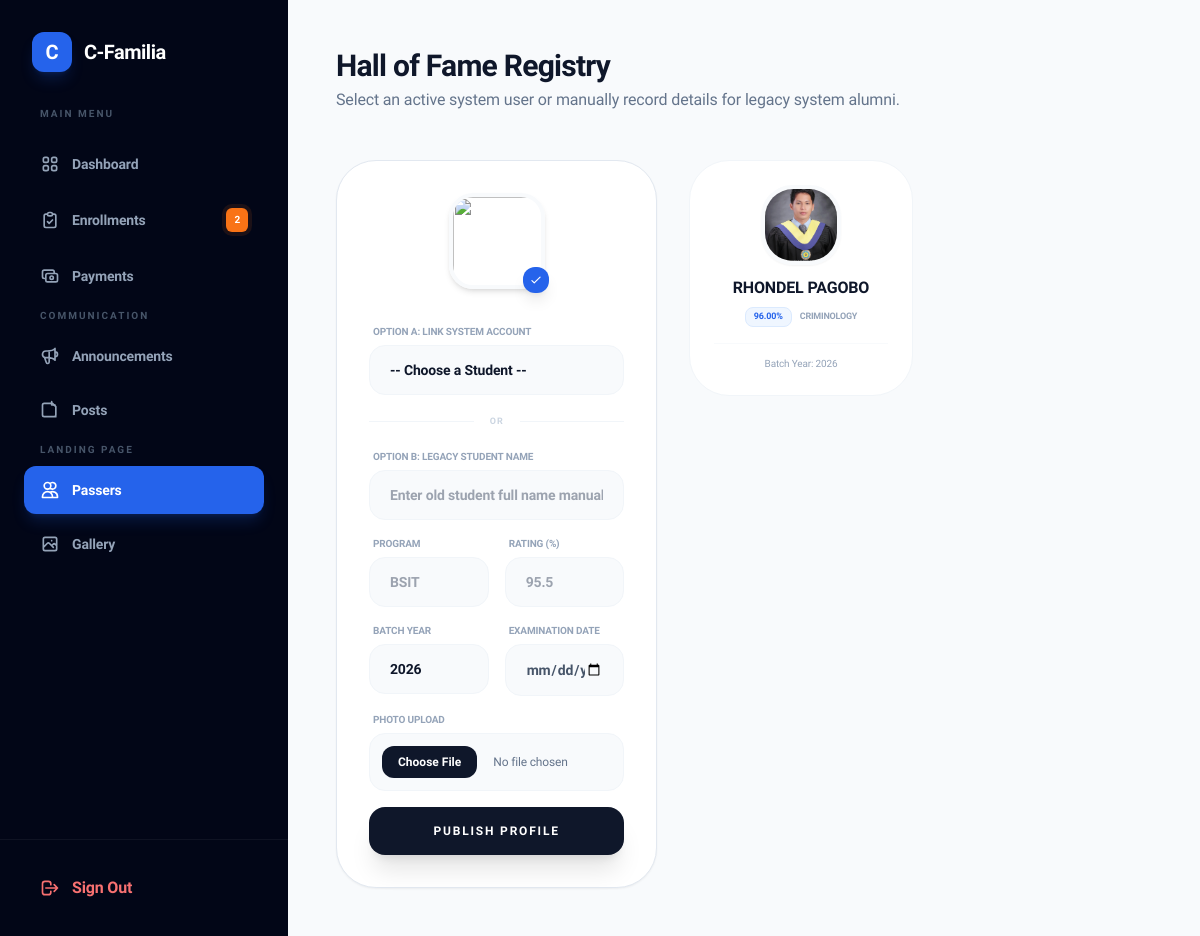
The page /admin_passers.php (signed in) on the database its author committed.
### tables this page shows
CREATE TABLE `passers` (
  `id` int(11) NOT NULL,
  `name` varchar(255) NOT NULL,
  `program` varchar(100) NOT NULL,
  `batch` varchar(50) NOT NULL,
  `rating` decimal(4,2) DEFAULT NULL,
  `photo` varchar(255) DEFAULT 'default_user.jpg',
  `created_at` datetime DEFAULT current_timestamp()
);

### admin_passers.php (the view, shortened to what this page needs)
<?php
include 'db.php';
?>
<!DOCTYPE html>
<html lang="en">
<head>
    <script src="https://cdn.tailwindcss.com"></script>
</head>
<body class="bg-[#f8fafc] text-slate-900 antialiased">
    <div class="flex min-h-screen relative">
        <?php include 'aside.php';?>
        <main class="flex-1 p-4 md:p-8 lg:p-12">
            <div class="max-w-6xl mx-auto">
                <header class="mb-8 md:mb-12 flex items-center justify-between">
                    <div>
                        <h2 class="text-3xl font-[800] text-slate-900 tracking-tight">Hall of Fame Registry</h2>
                        <p class="text-slate-500 mt-1">Select an active system user or manually record details for legacy system alumni.</p>
                    </div>
                </header>
                <div class="grid grid-cols-1 lg:grid-cols-12 gap-8">
                    <div class="lg:col-span-5">
                        <div class="bg-white p-6 md:p-8 rounded-[2.5rem] shadow-sm border border-slate-200 sticky top-12">
                            <div class="mb-6 text-center">
                                <div class="relative inline-block">
                                    <img id="previewPhoto" src="uploads/passers/default_user.jpg" class="w-24 h-24 rounded-3xl object-cover border-4 border-slate-50 shadow-md transition-all duration-300">
                                    <div class="absolute -bottom-1 -right-1 bg-blue-600 text-white p-1.5 rounded-xl shadow-lg">
                                        <svg class="w-3.5 h-3.5" fill="none" stroke="currentColor" viewBox="0 0 24 24"><path stroke-linecap="round" stroke-linejoin="round" stroke-width="2" d="M5 13l4 4L19 7"/></svg>
                                    </div>
                                </div>
                            </div>
                            <form action="" method="POST" enctype="multipart/form-data" class="space-y-4">
                                <div>
                                    <label class="text-[10px] font-black uppercase text-slate-400 mb-1.5 block px-1">Option A: Link System Account</label>
                                    <select id="studentSelector" class="w-full px-5 py-3.5 bg-slate-50 border border-slate-100 rounded-2xl focus:ring-4 focus:ring-blue-500/5 focus:border-blue-500 outline-none transition text-sm font-semibold appearance-none">
                                        <option value="" data-photo="default_user.jpg">-- Choose a Student --</option>
                                    </select>
                                </div>
                                <div class="relative flex py-1 items-center">
                                    <div class="flex-grow border-t border-slate-100"></div>
                                    <span class="flex-shrink mx-4 text-[9px] font-black uppercase text-slate-300 tracking-widest">OR</span>
                                    <div class="flex-grow border-t border-slate-100"></div>
                                </div>
                                <div>
                                    <label class="text-[10px] font-black uppercase text-slate-400 mb-1.5 block px-1">Option B: Legacy Student Name</label>
                                    <input type="text" name="custom_name" id="customName" placeholder="Enter old student full name manually" class="w-full px-5 py-3.5 bg-slate-50 border border-slate-100 rounded-2xl focus:ring-4 focus:ring-blue-500/5 focus:border-blue-500 outline-none transition text-sm font-semibold">
                                </div>
                                <div class="grid grid-cols-2 gap-4">
                                    <div>
                                        <label class="text-[10px] font-black uppercase text-slate-400 mb-1.5 block px-1">Program</label>
                                        <input type="text" name="program" placeholder="BSIT" required class="w-full px-5 py-3.5 bg-slate-50 border border-slate-100 rounded-2xl focus:ring-4 focus:ring-blue-500/5 focus:border-blue-500 outline-none transition text-sm font-semibold">
                                    </div>
                                    <div>
                                        <label class="text-[10px] font-black uppercase text-slate-400 mb-1.5 block px-1">Rating (%)</label>
                                        <input type="number" step="0.01" name="rating" placeholder="95.5" required class="w-full px-5 py-3.5 bg-slate-50 border border-slate-100 rounded-2xl focus:ring-4 focus:ring-blue-500/5 focus:border-blue-500 outline-none transition text-sm font-semibold">
                                    </div>
                                </div>
                                <div class="grid grid-cols-2 gap-4">
                                    <div>
                                        <label class="text-[10px] font-black uppercase text-slate-400 mb-1.5 block px-1">Batch Year</label>
                                        <input type="text" name="batch" value="<?= date('Y') ?>" required class="w-full px-5 py-3.5 bg-slate-50 border border-slate-100 rounded-2xl focus:ring-4 focus:ring-blue-500/5 focus:border-blue-500 outline-none transition text-sm font-semibold">
                                    </div>
                                    <div>
                                        <label class="text-[10px] font-black uppercase text-slate-400 mb-1.5 block px-1">Examination Date</label>
                                        <input type="date" name="exam_date" required class="w-full px-5 py-3.5 bg-slate-50 border border-slate-100 rounded-2xl focus:ring-4 focus:ring-blue-500/5 focus:border-blue-500 outline-none transition text-sm font-semibold text-slate-600">
                                    </div>
                                </div>
                                <div>
                                    <label class="text-[10px] font-black uppercase text-slate-400 mb-1.5 block px-1">Photo Upload</label>
                                    <div class="bg-slate-50 border border-slate-100 p-3 rounded-2xl">
                                        <input type="file" name="photo" id="filePhotoInput" class="text-xs text-slate-500 file:mr-4 file:py-2 file:px-4 file:rounded-xl file:border-0 file:text-xs file:font-bold file:bg-slate-900 file:text-white hover:file:bg-blue-600 transition-colors cursor-pointer w-full">
                                    </div>
                                </div>
                                <button type="submit" name="add_passer" class="w-full bg-slate-900 text-white py-4 rounded-2xl font-black uppercase text-xs tracking-[0.15em] shadow-xl hover:bg-blue-600 transition-all mt-2">Publish Profile</button>
                            </form>
                        </div>
                    </div>
                    <div class="lg:col-span-7">
                        <div class="grid grid-cols-1 sm:grid-cols-2 gap-4">
                            <?php
                            $res = mysqli_query($conn, "SELECT * FROM passers ORDER BY id DESC");
                            while($p = mysqli_fetch_assoc($res)):
                                if (file_exists("uploads/passers/" . $p['photo'])) {
                                    $computedPath = "uploads/passers/" . $p['photo'];
                                } elseif (!empty($p['photo']) && file_exists("uploads/profiles/" . $p['photo'])) {
                                    $computedPath = "uploads/profiles/" . $p['photo'];
                                } else {
                                    $computedPath = "uploads/passers/default_user.jpg";
                                }
                            ?>
                            <div class="bg-white p-6 rounded-[2.5rem] border border-slate-100 text-center group hover:border-blue-200 hover:shadow-md transition-all relative flex flex-col justify-between items-center">
                                <div class="w-full">
                                    <img src="<?= $computedPath ?>" class="w-20 h-20 rounded-[2rem] mx-auto object-cover border-4 border-slate-50 mb-3 shadow-sm">
                                    <h5 class="font-bold text-slate-900 leading-snug px-2"><?= htmlspecialchars($p['name']) ?></h5>
                                    <div class="flex items-center justify-center gap-2 mt-2 flex-wrap">
                                        <span class="text-[9px] font-black bg-blue-50 text-blue-600 px-2 py-0.5 rounded-lg border border-blue-100"><?= $p['rating'] ?>%</span>
                                        <span class="text-[9px] font-bold text-slate-400 uppercase tracking-tight"><?= htmlspecialchars($p['program']) ?></span>
                                    </div>
                                </div>
                                <?php if(!empty($p['exam_date']) && $p['exam_date'] !== '0000-00-00'): ?>
                                    <div class="w-full mt-4 pt-3 border-t border-slate-50 text-[10px] text-slate-400 font-medium">
                                        Exam: <?= date('M Y', strtotime($p['exam_date'])) ?> • Batch <?= htmlspecialchars($p['batch']) ?>
                                    </div>
                                <?php deduction: else: ?>
                                    <div class="w-full mt-4 pt-3 border-t border-slate-50 text-[10px] text-slate-400 font-medium">
                                        Batch Year: <?= htmlspecialchars($p['batch']) ?>
                                    </div>
                                <?php endif; ?>
                            </div>
                            <?php endwhile; ?>
                        </div>
                    </div>
                </div>
            </div>
        </main>
    </div>
</body>
</html>

### admin_passers.php (style rules this page uses)
body { font-family: 'Plus Jakarta Sans', sans-serif; letter-spacing: -0.01em; }

### rows shown on the page
passers: photo (picture), name "RHONDEL PAGOBO", rating "96.00", program "CRIMINOLOGY", batch "2026"

### other values the page prints
$pending_count "2"
